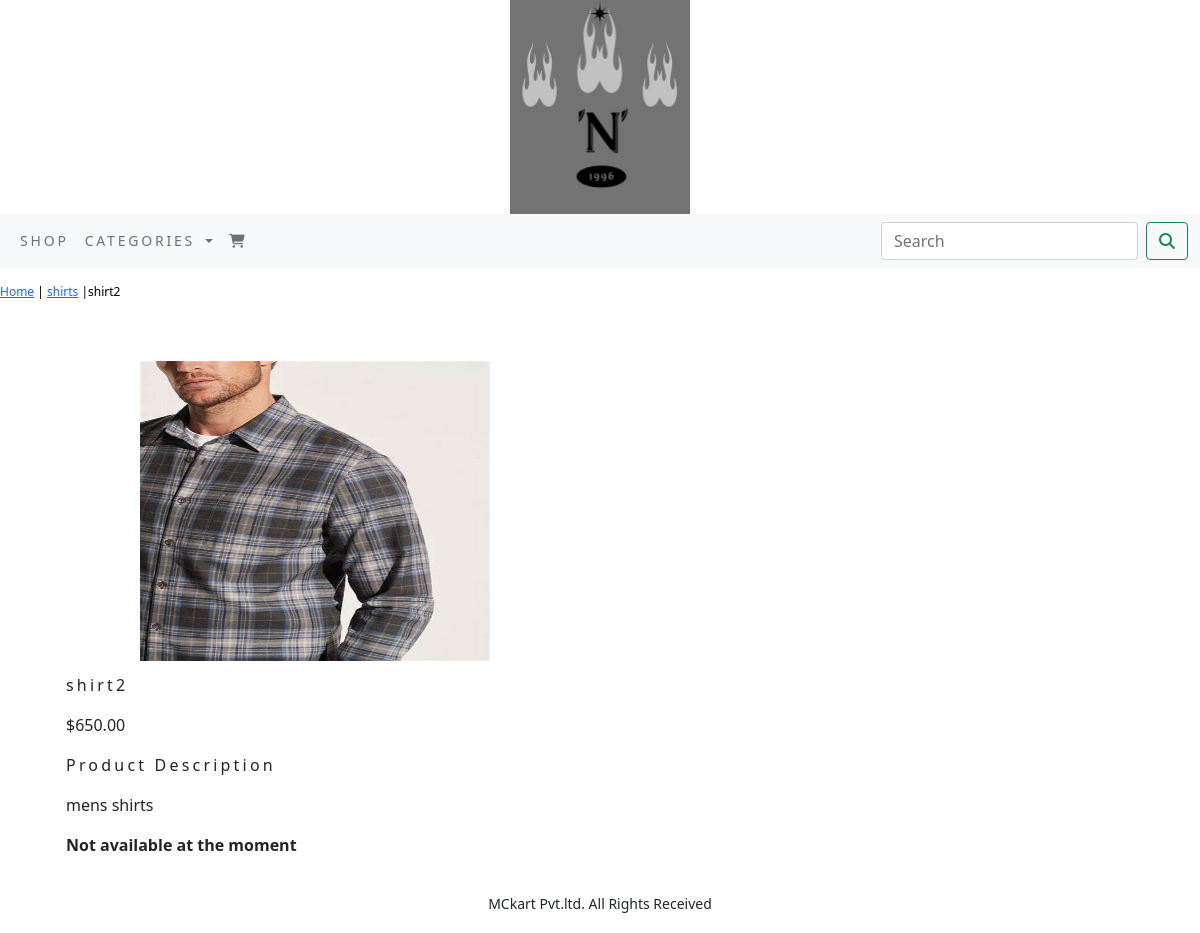
Screenshot of /shop/shirts/shirt2/ with the database file from the repository.
### shop/models.py (models this page shows, shortened)
class Product(models.Model):
    name = models.CharField(max_length=250, unique=True)
    slug = models.SlugField(max_length=250, unique=True)
    description = models.TextField(blank=True)
    price = models.DecimalField(max_digits=10,decimal_places=2)
    category = models.ForeignKey(Category, on_delete=models.CASCADE)
    image = models.ImageField(upload_to='product', blank=True)
    stock = models.IntegerField()
    available = models.BooleanField(default=True)
    created = models.DateTimeField(auto_now_add=True)
    updated = models.DateTimeField(auto_now=True)
    class Meta:
        ordering = ('name',)
        verbose_name = 'product'
        verbose_name_plural = 'products'

class Category(models.Model):
    name = models.CharField(max_length=250,unique=True)
    slug = models.SlugField(max_length=250,unique=True)
    description = models.TextField(blank=True)
    image = models.ImageField(upload_to='category',blank=True)
    class Meta:
        ordering = ('name',)
        verbose_name = 'category'
        verbose_name_plural = 'categories'
    def get_url(self):
        return reverse('shop:products_by_category',args=[self.slug])
    def __str__(self):
        return '{}'.format(self.name)

### shop/views.py (the view)
# urls.py: path('<slug:c_slug>/<slug:product_slug>/', views.Productdetail, name='prodCatDetail'),
def Productdetail(request,c_slug,product_slug):
    try:
        product = Product.objects.get(category__slug=c_slug,slug=product_slug)
    except Exception as e:
        raise e
    return render(request,'product.html',{'product':product})

### cart/context_processors.py (called while the page is built)
def counter(request):
    item_count = 0
    if 'admin' in request.path:
        return {}
    else:
        try:
            cart = Cart.objects.filter(cart_id=_cart_id(request))
            car_items = CartItem.objects.all().filter(cart=cart[:1])
            for cart_item in car_items:
                item_count += cart_item.quantity
        except Cart.DoesNotExist:
            item_count=0
    return dict(item_count=item_count)

### cart/views.py (called while the page is built)
def _cart_id(request):
    cart = request.session.session_key
    if not cart:
        cart = request.session.create()
    return cart

### shop/context_processors.py (called while the page is built)
def menu_links(request):
    links = Category.objects.all()
    return dict(links=links)

### shop/templates/product.html (shortened to what this page needs)
{% extends 'base.html' %}
{% load static %}
{% block content %}
<div class="row my_prod_row_class">
    <div class="mx_auto">
        <p> <a href="{% url 'shop:AllproductCat' %}">Home</a> | <a href="{{product.category.get_url}}">{{product.category}}</a> |{{product.name}} </p>
    </div>
</div>
<br>
 <div class="container">
     <div class="row">
         <div class="col-12 col-sm-12 col-md-12 col-lg-6 text-center">
             <div style="min-width:18rem">
                 <img width="350" height="300" src="{{product.image.url}}" alt="{{product.name}}">
             </div>
         </div>
         <div>
             <div>
                 <div class="container">
              <div class="row">
      <div class="col-12 col-sm-12 col-md-12 col-lg-6">
          <div>
          <h1 class="my_prod_title">{{product.name}}</h1>
          <p>${{product.price}}</p>
          <p class="my_title" > Product Description </p>
          <p class="text-justify my_prod_text">{{product.description}}</p>
          {% if product.stock <= 0 %}
          <p class="text-justify my_prod_text"><b>Not available at the moment</b></p>
          {% else %}
          <a class="btn btn-primary" href="{% url 'cart:add_cart' product.id %}">Add to cart</a>
          {% endif %}
         </div>
</div>
     </div>
          </div>
          </div>
      </div>
</div>
     </div>
{% endblock %}

### shop/static/css/custom.css (style rules this page uses)
body { font-family: 'Roboto', sans-serif; }
.my_title { font-size:16px; text_transform:uppercase; letter-spacing: .2em; }
.my_prod_row_class { padding-top : 15px; padding-bottom : 20px; }
.my_prod_row_class .mx_auto { color: #000; font-size:12px; text-decoration:none; }
.my_prod_title { font-size : 16px; text_transform : uppercase; letter-spacing : .2em; padding-top : 15px; padding-bottom : 10px; }
.my_prod_text { padding-right : 20px; }

### rows the page displays
Product: category "shirts", name "shirt2", image (picture), price "650.00", description "mens shirts"
